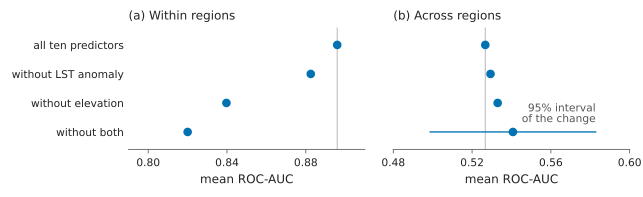

Reproduce this figure in Python.
#!/usr/bin/env python3
"""Figure 7 - removing the reversing features costs within-region skill and gives no
measurable transfer gain (2026-10-23 redraw).

Two dot plots that share their rows, one per feature set: (a) mean within-region ROC-AUC over
the five regions at 1 km blocking, (b) mean transfer ROC-AUC over the 20 directions. Both axes
span 0.12 AUC, so the two changes can be compared by eye. The whisker in (b) is the pair-t 95%
interval over the ten region pairs of the change from the full set to removing both, placed
about the full-set level; the thin vertical line marks that level. The earlier scatter-path
version with a side legend is in the git history before 2026-10-23.

Data: paper/figures/data/fig_data_corrected.json and paper/labelfix_rerun/round3/
feature_drop_transfer.json (per-direction deltas). Asserts here and in _conservation_common.py.
"""
import hashlib
import json
import sys
from pathlib import Path

import numpy as np
from scipy import stats

import matplotlib
matplotlib.use("Agg")
import matplotlib.pyplot as plt

sys.path.insert(0, str(Path(__file__).resolve().parent))
from _layout_check import check as layout_check, assert_inside
from _conservation_common import HERE, fdrop
import _style as S

ROW = {"full": "all ten predictors", "drop_anom": "without LST anomaly",
       "drop_elev": "without elevation", "drop_both": "without both"}
PATH = ["full", "drop_anom", "drop_elev", "drop_both"]

# the trade-off claim itself: within falls monotonically along the path while
# transfer rises monotonically. Asserted so the figure cannot quietly contradict
# the sentence it illustrates.
_w = [fdrop[c]["mean_within"] for c in PATH]
_t = [fdrop[c]["mean_transfer"] for c in PATH]
assert all(a > b for a, b in zip(_w, _w[1:])), f"within not monotone along path: {_w}"
assert all(a < b for a, b in zip(_t, _t[1:])), f"transfer not monotone along path: {_t}"


# ---- the transfer change and its interval: pair-t over the ten unordered region pairs ----
def pair_t(path):
    f = json.loads(Path(path).read_text(encoding="utf-8"))
    d = {x["direction"]: x["delta_vs_full"]["drop_both"] for x in f["transfers"]}
    pairs = {}
    for k, v in d.items():
        pairs.setdefault(tuple(sorted(k.split("_to_"))), []).append(v)
    m = np.array([np.mean(v) for v in pairs.values()])
    h = stats.t.ppf(0.975, len(m) - 1) * m.std(ddof=1) / np.sqrt(len(m))
    assert len(d) == 20 and len(m) == 10
    return float(np.mean(list(d.values()))), float(m.mean() - h), float(m.mean() + h)


FDROP_SRC = HERE.parent / "labelfix_rerun" / "round3" / "feature_drop_transfer.json"
DELTA, DLO, DHI = pair_t(FDROP_SRC)
_frozen = pair_t(HERE.parent / "feature_drop_transfer.json")
assert tuple(f"{v:+.3f}" for v in _frozen) == ("+0.014", "-0.017", "+0.045"), _frozen  # frozen text
PRINTED = f"+{DELTA:.3f} [{DLO:.3f}, +{DHI:.3f}]".replace("-", "\u2212")
assert PRINTED == "+0.014 [\u22120.028, +0.056]", PRINTED
_r04 = " ".join((HERE.parent / "04_results.md").read_text(encoding="utf-8").split())
_d05 = " ".join((HERE.parent / "05_discussion.md").read_text(encoding="utf-8").split())
assert PRINTED in _r04 and PRINTED in _d05, "04 / 05 must print the same interval"
assert DLO < 0 < DHI, "the caption says the transfer change spans zero"
assert abs(DELTA - (fdrop["drop_both"]["mean_transfer"] - fdrop["full"]["mean_transfer"])) < 1e-6

FULL_T = fdrop["full"]["mean_transfer"]
FULL_W = fdrop["full"]["mean_within"]
Y_LO, Y_HI = FULL_T + DLO, FULL_T + DHI
assert Y_LO < FULL_T < Y_HI, "the interval must contain the no-change level"

S.apply()
fig, (axW, axT) = plt.subplots(1, 2, figsize=(S.WIDTH_MM * S.MM, 52 * S.MM), sharey=True)
ys = list(range(len(PATH)))[::-1]
data_artists = []
for ax, key, ref in ((axW, "mean_within", FULL_W), (axT, "mean_transfer", FULL_T)):
    ax.axvline(ref, color=S.RULE, lw=0.8, zorder=0)
    for c, y in zip(PATH, ys):
        pt, = ax.plot(fdrop[c][key], y, marker="o", ms=5.5, color=S.BLUE, lw=0, zorder=3)
        data_artists.append((pt, f"{key}:{c}"))
y_both = ys[PATH.index("drop_both")]
wk, = axT.plot([Y_LO, Y_HI], [y_both, y_both], color=S.BLUE, lw=1.0, zorder=2)
data_artists.append((wk, "transfer-change CI"))
# key for the whisker, above its right end (the journal wants keys in the graphic)
axT.text(Y_HI, y_both + 0.24, "95% interval\nof the change", fontsize=S.FS_SMALL, color=S.MUTED,
         ha="right", va="bottom", linespacing=1.1)

axW.set_xlim(0.79, 0.91); axW.set_xticks([0.80, 0.84, 0.88])
axT.set_xlim(0.48, 0.60); axT.set_xticks([0.48, 0.52, 0.56, 0.60])
axW.set_title("(a) Within regions")
axT.set_title("(b) Across regions")
for ax in (axW, axT):
    ax.set_xlabel("mean ROC-AUC")
    ax.tick_params(axis="y", length=0)
    ax.spines["left"].set_visible(False)
axW.set_yticks(ys, [ROW[c] for c in PATH])
axW.set_ylim(-0.6, len(PATH) - 0.4)
assert_inside(axW, "Fig. 7a", xs=_w)
assert_inside(axT, "Fig. 7b", xs=_t + [Y_LO, Y_HI])
fig.subplots_adjust(left=0.2, right=0.98, top=0.86, bottom=0.24, wspace=0.12)

problems = layout_check(fig, "Fig. 7 - feature removal", min_gap_pt=2.0, min_font_pt=8.0,
                        data_artists=data_artists)
S.save(fig, HERE, "fig7_feature_drop")

(HERE / "fig7_provenance.json").write_text(json.dumps({
    "figure": "Fig. 7 - feature removal costs within-region skill and gives no measurable transfer gain",
    "script": "paper/figures/fig7_feature_drop.py",
    "data": {"path": "paper/figures/data/fig_data_corrected.json",
             "sha256": hashlib.sha256((HERE / "data" / "fig_data_corrected.json").read_bytes()).hexdigest(),
             "deltas": "paper/labelfix_rerun/round3/feature_drop_transfer.json",
             "deltas_sha256": hashlib.sha256(FDROP_SRC.read_bytes()).hexdigest()},
    "asserts": "the four means 0.896/0.883/0.840/0.820 (within) and 0.527/0.529/0.533/0.541 "
               "(transfer) equal Section S1.14 at 3 dp (_conservation_common.py); within strictly "
               "decreasing and transfer strictly increasing along the rows; transfer change +0.014, "
               "pair-t over ten region pairs [-0.028, +0.056], found verbatim in 04 and 05 and spanning "
               "zero; the same computation reproduces the frozen [-0.017, +0.045]; every value inside the axes",
    "transfer_change": {"delta": round(DELTA, 4), "pair_t_95": [round(DLO, 4), round(DHI, 4)],
                        "unit": "ten unordered region pairs, direction deltas averaged within a pair"},
    "design": "2026-10-23 redraw: two dot plots sharing rows, equal 0.12 AUC axis spans",
    "canvas_mm": [S.WIDTH_MM, 52],
    "font_pt": {"body": S.FS_BODY, "minimum": S.FS_SMALL},
    "layout_check": f"paper/figures/_layout_check.py; {len(problems)} problems at build time",
    "environment": f"matplotlib {matplotlib.__version__}",
}, indent=1, ensure_ascii=False), encoding="utf-8")
print("fig7 written; within", [round(v, 4) for v in _w], "transfer", [round(v, 4) for v in _t])
